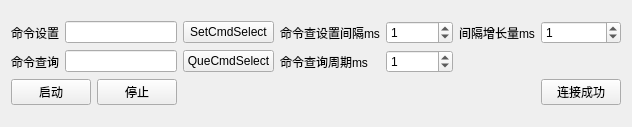
<?xml version="1.0" encoding="UTF-8"?>
<ui version="4.0">
 <class>TestE2promWidget</class>
 <widget class="QWidget" name="TestE2promWidget">
  <property name="geometry">
   <rect>
    <x>0</x>
    <y>0</y>
    <width>622</width>
    <height>127</height>
   </rect>
  </property>
  <property name="windowTitle">
   <string>TestE2promWidget</string>
  </property>
  <layout class="QVBoxLayout" name="verticalLayout">
   <item>
    <layout class="QGridLayout" name="gridLayout">
     <item row="0" column="0">
      <widget class="QLabel" name="label_4">
       <property name="text">
        <string>命令设置</string>
       </property>
      </widget>
     </item>
     <item row="0" column="1" colspan="3">
      <widget class="QLineEdit" name="SetCmd_lineEdit"/>
     </item>
     <item row="0" column="4" colspan="2">
      <widget class="QPushButton" name="SetCmdSelectpushButton">
       <property name="text">
        <string>SetCmdSelect</string>
       </property>
      </widget>
     </item>
     <item row="4" column="0" colspan="2">
      <widget class="QPushButton" name="StartpushButton">
       <property name="text">
        <string>启动</string>
       </property>
      </widget>
     </item>
     <item row="0" column="7">
      <widget class="QSpinBox" name="Cmd_find_spliter_spinBox">
       <property name="sizePolicy">
        <sizepolicy hsizetype="Preferred" vsizetype="Preferred">
         <horstretch>0</horstretch>
         <verstretch>0</verstretch>
        </sizepolicy>
       </property>
       <property name="maximum">
        <number>999999999</number>
       </property>
       <property name="value">
        <number>1</number>
       </property>
      </widget>
     </item>
     <item row="0" column="6">
      <widget class="QLabel" name="label_2">
       <property name="sizePolicy">
        <sizepolicy hsizetype="Fixed" vsizetype="Preferred">
         <horstretch>0</horstretch>
         <verstretch>0</verstretch>
        </sizepolicy>
       </property>
       <property name="text">
        <string>命令查设置间隔ms</string>
       </property>
      </widget>
     </item>
     <item row="0" column="8">
      <widget class="QLabel" name="label_3">
       <property name="sizePolicy">
        <sizepolicy hsizetype="Fixed" vsizetype="Preferred">
         <horstretch>0</horstretch>
         <verstretch>0</verstretch>
        </sizepolicy>
       </property>
       <property name="text">
        <string>间隔增长量ms</string>
       </property>
      </widget>
     </item>
     <item row="1" column="4" colspan="2">
      <widget class="QPushButton" name="QueCmdSelectpushButton">
       <property name="text">
        <string>QueCmdSelect</string>
       </property>
      </widget>
     </item>
     <item row="1" column="1" colspan="3">
      <widget class="QLineEdit" name="FindCmd_lineEdit"/>
     </item>
     <item row="1" column="0">
      <widget class="QLabel" name="label_5">
       <property name="text">
        <string>命令查询</string>
       </property>
      </widget>
     </item>
     <item row="4" column="2" colspan="2">
      <widget class="QPushButton" name="StoppushButton">
       <property name="text">
        <string>停止</string>
       </property>
      </widget>
     </item>
     <item row="0" column="9">
      <widget class="QSpinBox" name="Cmd_find_spliter_Add_spinBox">
       <property name="sizePolicy">
        <sizepolicy hsizetype="Preferred" vsizetype="Fixed">
         <horstretch>0</horstretch>
         <verstretch>0</verstretch>
        </sizepolicy>
       </property>
       <property name="maximum">
        <number>999999999</number>
       </property>
       <property name="value">
        <number>1</number>
       </property>
      </widget>
     </item>
     <item row="1" column="6">
      <widget class="QLabel" name="label">
       <property name="sizePolicy">
        <sizepolicy hsizetype="Fixed" vsizetype="Preferred">
         <horstretch>0</horstretch>
         <verstretch>0</verstretch>
        </sizepolicy>
       </property>
       <property name="text">
        <string>命令查询周期ms</string>
       </property>
      </widget>
     </item>
     <item row="1" column="7">
      <widget class="QSpinBox" name="Cmd_find_Timer_spinBox">
       <property name="sizePolicy">
        <sizepolicy hsizetype="Preferred" vsizetype="Fixed">
         <horstretch>0</horstretch>
         <verstretch>0</verstretch>
        </sizepolicy>
       </property>
       <property name="maximum">
        <number>99999999</number>
       </property>
       <property name="value">
        <number>1</number>
       </property>
      </widget>
     </item>
     <item row="4" column="9">
      <widget class="QPushButton" name="pushButton">
       <property name="text">
        <string>连接成功</string>
       </property>
      </widget>
     </item>
    </layout>
   </item>
  </layout>
 </widget>
 <layoutdefault spacing="6" margin="11"/>
 <resources/>
 <connections/>
</ui>
